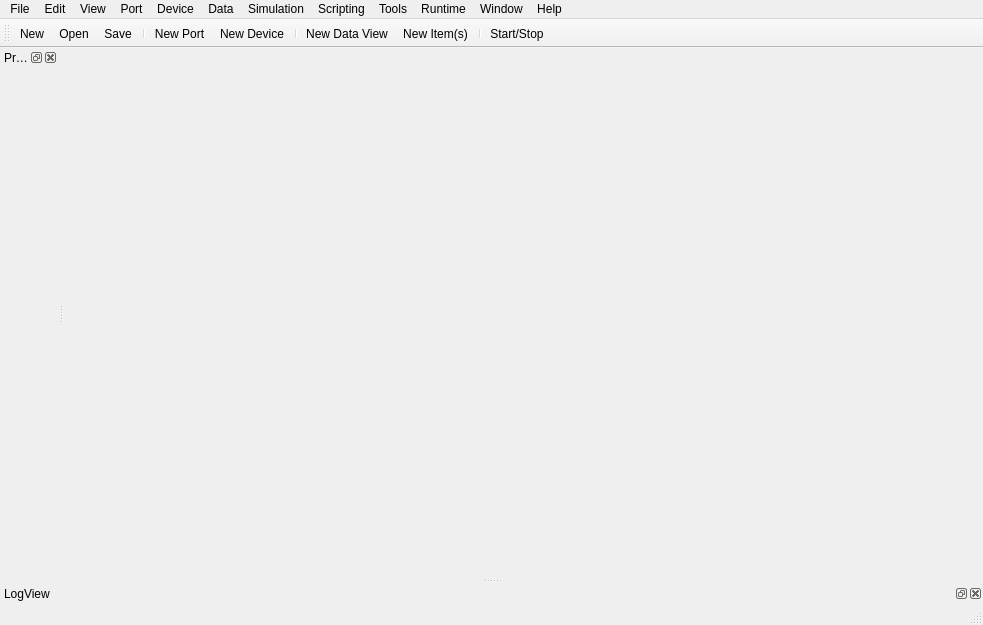
<?xml version="1.0" encoding="UTF-8"?>
<ui version="4.0">
 <class>mbServerUi</class>
 <widget class="QMainWindow" name="mbServerUi">
  <property name="geometry">
   <rect>
    <x>0</x>
    <y>0</y>
    <width>983</width>
    <height>625</height>
   </rect>
  </property>
  <property name="windowTitle">
   <string>Server</string>
  </property>
  <property name="windowIcon">
   <iconset resource="server_rsc.qrc">
    <normaloff>:/server/icons/server.ico</normaloff>:/server/icons/server.ico</iconset>
  </property>
  <widget class="QWidget" name="centralwidget">
   <layout class="QVBoxLayout" name="verticalLayout">
    <property name="spacing">
     <number>2</number>
    </property>
    <property name="leftMargin">
     <number>3</number>
    </property>
    <property name="topMargin">
     <number>3</number>
    </property>
    <property name="rightMargin">
     <number>3</number>
    </property>
    <property name="bottomMargin">
     <number>3</number>
    </property>
   </layout>
  </widget>
  <widget class="QMenuBar" name="menubar">
   <property name="geometry">
    <rect>
     <x>0</x>
     <y>0</y>
     <width>983</width>
     <height>21</height>
    </rect>
   </property>
   <widget class="QMenu" name="menuFile">
    <property name="title">
     <string>File</string>
    </property>
    <addaction name="actionFileNew"/>
    <addaction name="separator"/>
    <addaction name="actionFileOpen"/>
    <addaction name="actionFileRecent"/>
    <addaction name="actionFileClose"/>
    <addaction name="actionFileSave"/>
    <addaction name="actionFileSaveAs"/>
    <addaction name="actionFileEdit"/>
    <addaction name="actionFileInfo"/>
    <addaction name="separator"/>
    <addaction name="actionFileQuit"/>
   </widget>
   <widget class="QMenu" name="menuHelp">
    <property name="title">
     <string>Help</string>
    </property>
    <addaction name="actionHelpAbout"/>
    <addaction name="actionHelpAboutQt"/>
    <addaction name="separator"/>
    <addaction name="actionHelpContents"/>
   </widget>
   <widget class="QMenu" name="menuRuntime">
    <property name="title">
     <string>Runtime</string>
    </property>
    <addaction name="actionRuntimeStartStop"/>
   </widget>
   <widget class="QMenu" name="menuView">
    <property name="title">
     <string>View</string>
    </property>
    <addaction name="actionViewProject"/>
    <addaction name="actionViewSimulation"/>
    <addaction name="actionViewLogView"/>
    <addaction name="actionViewOutput"/>
    <addaction name="actionViewScriptModules"/>
   </widget>
   <widget class="QMenu" name="menuDevice">
    <property name="title">
     <string>Device</string>
    </property>
    <addaction name="actionDeviceNew"/>
    <addaction name="actionDeviceEdit"/>
    <addaction name="actionDeviceDelete"/>
    <addaction name="separator"/>
    <addaction name="actionDeviceImport"/>
    <addaction name="actionDeviceExport"/>
    <addaction name="separator"/>
    <addaction name="actionDeviceMemoryZerro"/>
    <addaction name="actionDeviceMemoryZerroAll"/>
    <addaction name="actionDeviceMemoryImport"/>
    <addaction name="actionDeviceMemoryExport"/>
    <addaction name="separator"/>
    <addaction name="actionDeviceScriptInit"/>
    <addaction name="actionDeviceScriptLoop"/>
    <addaction name="actionDeviceScriptFinal"/>
   </widget>
   <widget class="QMenu" name="menuEdit">
    <property name="title">
     <string>Edit</string>
    </property>
    <addaction name="actionEditCut"/>
    <addaction name="actionEditCopy"/>
    <addaction name="actionEditPaste"/>
    <addaction name="actionEditInsert"/>
    <addaction name="actionEditEdit"/>
    <addaction name="actionEditDelete"/>
    <addaction name="separator"/>
    <addaction name="actionEditSelectAll"/>
    <addaction name="separator"/>
    <addaction name="actionEditFind"/>
    <addaction name="actionEditReplace"/>
   </widget>
   <widget class="QMenu" name="menuDataView">
    <property name="title">
     <string>Data</string>
    </property>
    <addaction name="actionDataViewItemNew"/>
    <addaction name="actionDataViewItemEdit"/>
    <addaction name="actionDataViewItemInsert"/>
    <addaction name="actionDataViewItemDelete"/>
    <addaction name="separator"/>
    <addaction name="actionDataViewImportItems"/>
    <addaction name="actionDataViewExportItems"/>
    <addaction name="separator"/>
    <addaction name="actionDataViewNew"/>
    <addaction name="actionDataViewEdit"/>
    <addaction name="actionDataViewInsert"/>
    <addaction name="actionDataViewDelete"/>
    <addaction name="separator"/>
    <addaction name="actionDataViewImport"/>
    <addaction name="actionDataViewExport"/>
   </widget>
   <widget class="QMenu" name="menuAction">
    <property name="title">
     <string>Simulation</string>
    </property>
    <addaction name="actionSimActionNew"/>
    <addaction name="actionSimActionEdit"/>
    <addaction name="actionSimActionInsert"/>
    <addaction name="actionSimActionDelete"/>
    <addaction name="separator"/>
    <addaction name="actionSimActionImport"/>
    <addaction name="actionSimActionExport"/>
   </widget>
   <widget class="QMenu" name="menuWindow">
    <property name="title">
     <string>Window</string>
    </property>
    <widget class="QMenu" name="menuWindowDevices">
     <property name="title">
      <string>Devices</string>
     </property>
     <addaction name="actionWindowDeviceCloseAll"/>
     <addaction name="separator"/>
    </widget>
    <widget class="QMenu" name="menuWindowDataViews">
     <property name="title">
      <string>DataViews</string>
     </property>
     <addaction name="actionWindowDataViewCloseAll"/>
     <addaction name="separator"/>
    </widget>
    <widget class="QMenu" name="menuWindowScripts">
     <property name="title">
      <string>Scripts</string>
     </property>
     <addaction name="actionWindowScriptCloseAll"/>
     <addaction name="separator"/>
    </widget>
    <addaction name="actionWindowViewSubWindow"/>
    <addaction name="actionWindowViewTabbed"/>
    <addaction name="separator"/>
    <addaction name="menuWindowDataViews"/>
    <addaction name="menuWindowDevices"/>
    <addaction name="menuWindowScripts"/>
    <addaction name="separator"/>
    <addaction name="actionWindowCloseAll"/>
    <addaction name="separator"/>
    <addaction name="actionWindowCascade"/>
    <addaction name="actionWindowTile"/>
   </widget>
   <widget class="QMenu" name="menuPort">
    <property name="title">
     <string>Port</string>
    </property>
    <addaction name="actionPortNew"/>
    <addaction name="actionPortEdit"/>
    <addaction name="actionPortDelete"/>
    <addaction name="separator"/>
    <addaction name="actionPortDeviceNew"/>
    <addaction name="actionPortDeviceAdd"/>
    <addaction name="actionPortDeviceEdit"/>
    <addaction name="actionPortDeviceDelete"/>
    <addaction name="separator"/>
    <addaction name="actionPortImport"/>
    <addaction name="actionPortExport"/>
   </widget>
   <widget class="QMenu" name="menuTools">
    <property name="title">
     <string>Tools</string>
    </property>
    <addaction name="actionToolsSettings"/>
   </widget>
   <widget class="QMenu" name="menuScripting">
    <property name="title">
     <string>Scripting</string>
    </property>
    <addaction name="actionScriptModuleNew"/>
    <addaction name="actionScriptModuleOpen"/>
    <addaction name="actionScriptModuleDelete"/>
    <addaction name="actionScriptModuleEditParams"/>
    <addaction name="separator"/>
    <addaction name="actionScriptModuleImport"/>
    <addaction name="actionScriptModuleExport"/>
   </widget>
   <addaction name="menuFile"/>
   <addaction name="menuEdit"/>
   <addaction name="menuView"/>
   <addaction name="menuPort"/>
   <addaction name="menuDevice"/>
   <addaction name="menuDataView"/>
   <addaction name="menuAction"/>
   <addaction name="menuScripting"/>
   <addaction name="menuTools"/>
   <addaction name="menuRuntime"/>
   <addaction name="menuWindow"/>
   <addaction name="menuHelp"/>
  </widget>
  <widget class="QStatusBar" name="statusbar"/>
  <widget class="QDockWidget" name="dockLogView">
   <property name="windowTitle">
    <string>LogView</string>
   </property>
   <attribute name="dockWidgetArea">
    <number>8</number>
   </attribute>
   <widget class="QWidget" name="dockWidgetContents_2">
    <layout class="QHBoxLayout" name="horizontalLayout">
     <property name="spacing">
      <number>0</number>
     </property>
     <property name="leftMargin">
      <number>0</number>
     </property>
     <property name="topMargin">
      <number>0</number>
     </property>
     <property name="rightMargin">
      <number>0</number>
     </property>
     <property name="bottomMargin">
      <number>0</number>
     </property>
    </layout>
   </widget>
  </widget>
  <widget class="QToolBar" name="toolBar">
   <property name="windowTitle">
    <string>toolBar</string>
   </property>
   <attribute name="toolBarArea">
    <enum>TopToolBarArea</enum>
   </attribute>
   <attribute name="toolBarBreak">
    <bool>false</bool>
   </attribute>
   <addaction name="actionFileNew"/>
   <addaction name="actionFileOpen"/>
   <addaction name="actionFileSave"/>
   <addaction name="separator"/>
   <addaction name="actionPortNew"/>
   <addaction name="actionDeviceNew"/>
   <addaction name="separator"/>
   <addaction name="actionDataViewNew"/>
   <addaction name="actionDataViewItemNew"/>
   <addaction name="separator"/>
   <addaction name="actionRuntimeStartStop"/>
  </widget>
  <widget class="QDockWidget" name="dockProject">
   <property name="windowTitle">
    <string>Project</string>
   </property>
   <attribute name="dockWidgetArea">
    <number>1</number>
   </attribute>
   <widget class="QWidget" name="dockWidgetContents"/>
  </widget>
  <action name="actionFileQuit">
   <property name="icon">
    <iconset resource="../../core/gui/core_rsc.qrc">
     <normaloff>:/core/icons/quit.png</normaloff>:/core/icons/quit.png</iconset>
   </property>
   <property name="text">
    <string>Quit</string>
   </property>
  </action>
  <action name="actionHelpAbout">
   <property name="text">
    <string>About</string>
   </property>
  </action>
  <action name="actionHelpAboutQt">
   <property name="text">
    <string>About Qt</string>
   </property>
  </action>
  <action name="actionHelpContents">
   <property name="text">
    <string>Contents</string>
   </property>
  </action>
  <action name="actionFileNew">
   <property name="icon">
    <iconset resource="../../core/gui/core_rsc.qrc">
     <normaloff>:/core/icons/filenew.png</normaloff>:/core/icons/filenew.png</iconset>
   </property>
   <property name="text">
    <string>New...</string>
   </property>
  </action>
  <action name="actionFileOpen">
   <property name="icon">
    <iconset resource="../../core/gui/core_rsc.qrc">
     <normaloff>:/core/icons/fileopen.png</normaloff>:/core/icons/fileopen.png</iconset>
   </property>
   <property name="text">
    <string>Open...</string>
   </property>
  </action>
  <action name="actionFileSave">
   <property name="icon">
    <iconset resource="../../core/gui/core_rsc.qrc">
     <normaloff>:/core/icons/filesave.png</normaloff>:/core/icons/filesave.png</iconset>
   </property>
   <property name="text">
    <string>Save</string>
   </property>
  </action>
  <action name="actionFileSaveAs">
   <property name="icon">
    <iconset resource="../../core/gui/core_rsc.qrc">
     <normaloff>:/core/icons/filesaveall.png</normaloff>:/core/icons/filesaveall.png</iconset>
   </property>
   <property name="text">
    <string>Save As...</string>
   </property>
  </action>
  <action name="actionRuntimeStartStop">
   <property name="icon">
    <iconset>
     <normaloff>icons/play.png</normaloff>icons/play.png</iconset>
   </property>
   <property name="text">
    <string>Start/Stop</string>
   </property>
  </action>
  <action name="actionFileEdit">
   <property name="icon">
    <iconset resource="../../core/gui/core_rsc.qrc">
     <normaloff>:/core/icons/edit.png</normaloff>:/core/icons/edit.png</iconset>
   </property>
   <property name="text">
    <string>Edit</string>
   </property>
  </action>
  <action name="actionViewLogView">
   <property name="text">
    <string>LogView</string>
   </property>
  </action>
  <action name="actionDeviceMemoryZerro">
   <property name="text">
    <string>Zerro Memory</string>
   </property>
  </action>
  <action name="actionDeviceMemoryImport">
   <property name="text">
    <string>Import Memory ...</string>
   </property>
  </action>
  <action name="actionDeviceMemoryExport">
   <property name="text">
    <string>Export Memory ...</string>
   </property>
  </action>
  <action name="actionDeviceMemoryZerroAll">
   <property name="text">
    <string>Zerro Memory All</string>
   </property>
  </action>
  <action name="actionToolsSettings">
   <property name="text">
    <string>Settings...</string>
   </property>
  </action>
  <action name="actionEditCut">
   <property name="text">
    <string>Cut</string>
   </property>
  </action>
  <action name="actionEditCopy">
   <property name="text">
    <string>Copy</string>
   </property>
  </action>
  <action name="actionEditPaste">
   <property name="text">
    <string>Paste</string>
   </property>
  </action>
  <action name="actionEditDelete">
   <property name="text">
    <string>Delete</string>
   </property>
  </action>
  <action name="actionEditSelectAll">
   <property name="text">
    <string>Select All</string>
   </property>
  </action>
  <action name="actionViewProject">
   <property name="text">
    <string>Project</string>
   </property>
  </action>
  <action name="actionViewSimulation">
   <property name="text">
    <string>Simulation</string>
   </property>
  </action>
  <action name="actionDeviceNew">
   <property name="icon">
    <iconset resource="../../core/gui/core_rsc.qrc">
     <normaloff>:/core/icons/device.png</normaloff>:/core/icons/device.png</iconset>
   </property>
   <property name="text">
    <string>New Device ...</string>
   </property>
  </action>
  <action name="actionDeviceEdit">
   <property name="text">
    <string>Edit Device...</string>
   </property>
  </action>
  <action name="actionDeviceDelete">
   <property name="text">
    <string>Delete Device</string>
   </property>
  </action>
  <action name="actionDeviceImport">
   <property name="text">
    <string>Import Device ...</string>
   </property>
  </action>
  <action name="actionDeviceExport">
   <property name="text">
    <string>Export Device ...</string>
   </property>
  </action>
  <action name="actionDataViewNew">
   <property name="icon">
    <iconset resource="../../core/gui/core_rsc.qrc">
     <normaloff>:/core/icons/dataview.png</normaloff>:/core/icons/dataview.png</iconset>
   </property>
   <property name="text">
    <string>New Data View ...</string>
   </property>
  </action>
  <action name="actionDataViewDelete">
   <property name="text">
    <string>Delete Data View</string>
   </property>
  </action>
  <action name="actionDataViewEdit">
   <property name="text">
    <string>Edit DataView ...</string>
   </property>
  </action>
  <action name="actionDataViewImport">
   <property name="text">
    <string>Import Data View...</string>
   </property>
  </action>
  <action name="actionDataViewExport">
   <property name="text">
    <string>Export Data View...</string>
   </property>
  </action>
  <action name="actionDataViewItemInsert">
   <property name="text">
    <string>Insert Item</string>
   </property>
  </action>
  <action name="actionDataViewItemNew">
   <property name="icon">
    <iconset resource="../../core/gui/core_rsc.qrc">
     <normaloff>:/core/icons/dataviewitem.png</normaloff>:/core/icons/dataviewitem.png</iconset>
   </property>
   <property name="text">
    <string>New Item(s)...</string>
   </property>
  </action>
  <action name="actionDataViewItemEdit">
   <property name="text">
    <string>Edit Item(s) ...</string>
   </property>
  </action>
  <action name="actionDataViewItemDelete">
   <property name="text">
    <string>Delete Items</string>
   </property>
  </action>
  <action name="actionSimActionInsert">
   <property name="text">
    <string>Insert Action</string>
   </property>
  </action>
  <action name="actionSimActionNew">
   <property name="text">
    <string>New Action(s) ...</string>
   </property>
  </action>
  <action name="actionSimActionEdit">
   <property name="text">
    <string>Edit Action(s) ...</string>
   </property>
  </action>
  <action name="actionSimActionDelete">
   <property name="text">
    <string>Delete Actions</string>
   </property>
  </action>
  <action name="actionSimActionImport">
   <property name="text">
    <string>Import Actions ...</string>
   </property>
  </action>
  <action name="actionSimActionExport">
   <property name="text">
    <string>Export Actions ...</string>
   </property>
  </action>
  <action name="actionWindowDeviceShowAll">
   <property name="text">
    <string>Show All</string>
   </property>
  </action>
  <action name="actionWindowDeviceShowActive">
   <property name="text">
    <string>Show Active Device</string>
   </property>
  </action>
  <action name="actionWindowDeviceCloseAll">
   <property name="text">
    <string>Close All</string>
   </property>
  </action>
  <action name="actionWindowDeviceCloseActive">
   <property name="text">
    <string>Close Active Device</string>
   </property>
  </action>
  <action name="actionWindowDataViewShowAll">
   <property name="text">
    <string>Show All</string>
   </property>
  </action>
  <action name="actionWindowDataViewShowActive">
   <property name="text">
    <string>Show Active DataView</string>
   </property>
  </action>
  <action name="actionWindowDataViewCloseAll">
   <property name="text">
    <string>Close All</string>
   </property>
  </action>
  <action name="actionWindowDataViewCloseActive">
   <property name="text">
    <string>Close Active DataView</string>
   </property>
  </action>
  <action name="actionWindowShowAll">
   <property name="text">
    <string>Show All</string>
   </property>
  </action>
  <action name="actionWindowShowActive">
   <property name="text">
    <string>Show Active</string>
   </property>
  </action>
  <action name="actionWindowCascade">
   <property name="text">
    <string>Cascade</string>
   </property>
  </action>
  <action name="actionWindowTile">
   <property name="text">
    <string>Tile</string>
   </property>
  </action>
  <action name="actionPortNew">
   <property name="icon">
    <iconset resource="../../core/gui/core_rsc.qrc">
     <normaloff>:/core/icons/port.png</normaloff>:/core/icons/port.png</iconset>
   </property>
   <property name="text">
    <string>New Port ...</string>
   </property>
  </action>
  <action name="actionPortEdit">
   <property name="text">
    <string>Edit Port ...</string>
   </property>
  </action>
  <action name="actionPortDelete">
   <property name="text">
    <string>Delete Port</string>
   </property>
  </action>
  <action name="actionPortDeviceNew">
   <property name="text">
    <string>New Device Ref...</string>
   </property>
  </action>
  <action name="actionPortDeviceEdit">
   <property name="text">
    <string>Edit Device Ref...</string>
   </property>
  </action>
  <action name="actionPortDeviceDelete">
   <property name="text">
    <string>Delete Device Ref</string>
   </property>
  </action>
  <action name="actionPortDeviceAdd">
   <property name="text">
    <string>Add Existing Ref...</string>
   </property>
  </action>
  <action name="actionDataViewInsert">
   <property name="text">
    <string>Insert Data View</string>
   </property>
  </action>
  <action name="actionEditInsert">
   <property name="text">
    <string>Insert</string>
   </property>
  </action>
  <action name="actionDataViewImportItems">
   <property name="text">
    <string>Import Items...</string>
   </property>
  </action>
  <action name="actionDataViewExportItems">
   <property name="text">
    <string>Export Items...</string>
   </property>
  </action>
  <action name="actionWindowCloseAll">
   <property name="text">
    <string>Close All</string>
   </property>
  </action>
  <action name="actionWindowCloseActive">
   <property name="text">
    <string>Close Active</string>
   </property>
  </action>
  <action name="actionPortImport">
   <property name="text">
    <string>Import Port...</string>
   </property>
  </action>
  <action name="actionPortExport">
   <property name="text">
    <string>Export Port...</string>
   </property>
  </action>
  <action name="actionEditEdit">
   <property name="text">
    <string>Edit</string>
   </property>
  </action>
  <action name="actionFileInfo">
   <property name="text">
    <string>Info...</string>
   </property>
  </action>
  <action name="actionFileRecent">
   <property name="text">
    <string>Recent</string>
   </property>
  </action>
  <action name="actionFileClose">
   <property name="text">
    <string>Close</string>
   </property>
  </action>
  <action name="actionViewOutput">
   <property name="text">
    <string>Output</string>
   </property>
  </action>
  <action name="actionDeviceScriptInit">
   <property name="text">
    <string>Script Init ...</string>
   </property>
  </action>
  <action name="actionDeviceScriptLoop">
   <property name="text">
    <string>Script Loop ...</string>
   </property>
  </action>
  <action name="actionDeviceScriptFinal">
   <property name="text">
    <string>Script Final ...</string>
   </property>
  </action>
  <action name="actionTEST">
   <property name="text">
    <string>TEST</string>
   </property>
  </action>
  <action name="actionScriptModuleNew">
   <property name="text">
    <string>New Module ...</string>
   </property>
  </action>
  <action name="actionScriptModuleOpen">
   <property name="text">
    <string>Open Module</string>
   </property>
  </action>
  <action name="actionScriptModuleDelete">
   <property name="text">
    <string>Delete Module</string>
   </property>
  </action>
  <action name="actionScriptModuleEditParams">
   <property name="text">
    <string>Edit Module Params ...</string>
   </property>
  </action>
  <action name="actionScriptModuleImport">
   <property name="text">
    <string>Import Module ...</string>
   </property>
  </action>
  <action name="actionScriptModuleExport">
   <property name="text">
    <string>Export Module ...</string>
   </property>
  </action>
  <action name="actionViewScriptModules">
   <property name="text">
    <string>Script Modules</string>
   </property>
  </action>
  <action name="actionWindowViewSubWindow">
   <property name="text">
    <string>View SubWindow</string>
   </property>
  </action>
  <action name="actionWindowViewTabbed">
   <property name="text">
    <string>View Tabbed</string>
   </property>
  </action>
  <action name="actionWindowScriptShowAll">
   <property name="text">
    <string>Show All</string>
   </property>
  </action>
  <action name="actionWindowScriptCloseAll">
   <property name="text">
    <string>Close All</string>
   </property>
  </action>
  <action name="actionEditFind">
   <property name="text">
    <string>Find ...</string>
   </property>
  </action>
  <action name="actionEditReplace">
   <property name="text">
    <string>Replace ...</string>
   </property>
  </action>
 </widget>
 <resources>
  <include location="../../core/gui/core_rsc.qrc"/>
  <include location="server_rsc.qrc"/>
 </resources>
 <connections/>
</ui>
